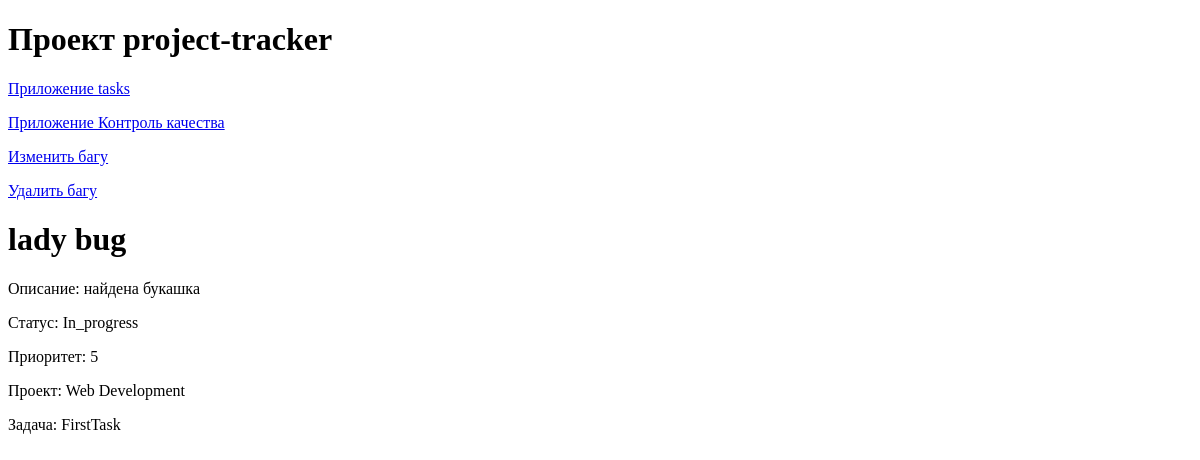
The page /quality_control/bugs/1/ on the database as committed earlier.
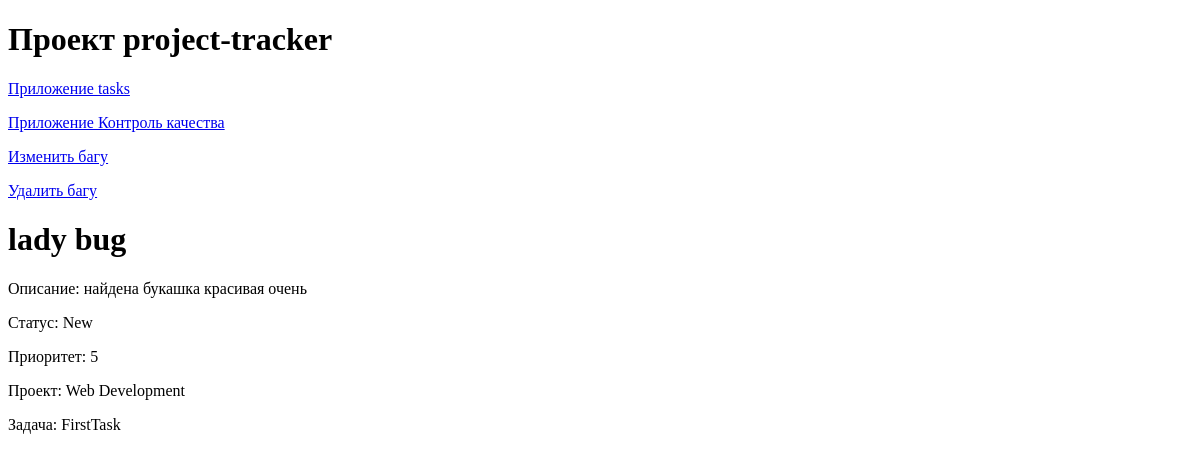
The same page on the database as committed later.
### quality_control/models.py (models this page shows)
class BugReport(models.Model):
    STATUS_CHOICES = [
        ('New', 'Новая'),
        ('In_progress', 'В работе'),
        ('Completed', 'Завершена')
    ]
    PRIORITY_CHOICES = [
        ('1', 'Пониженный'),
        ('2', 'Низкий'),
        ('3', 'Средний'),
        ('4', 'Повышенный'),
        ('5','Высокий')
    ]
    title = models.CharField(max_length=50)
    description = models.TextField()
    project = models.ForeignKey(
        Project,
        related_name='bugs',
        on_delete=models.CASCADE
    )
    task = models.ForeignKey(
        Task,
        related_name='bugs',
        on_delete=models.SET_NULL,
        null=True,
    )
    status = models.CharField(max_length=15, choices=STATUS_CHOICES, default='New')
    priority = models.CharField(max_length=15, choices=PRIORITY_CHOICES, default='3')
    created_at = models.DateTimeField(auto_now_add=True)
    updated_at = models.DateTimeField(auto_now=True)

### tasks/models.py (models this page shows, shortened)
class Project(models.Model):
    name = models.CharField(max_length=100)
    description = models.TextField()
    created_at = models.DateTimeField(auto_now_add=True)

class Task(models.Model):
    STATUS_CHOICES = [
        ('New', 'Новая'),
        ('In_progress', 'В работе'),
        ('Completed', 'Завершена')
    ]
    project = models.ForeignKey(
        Project,
        related_name='tasks',
        on_delete=models.CASCADE
    )
    name = models.CharField(max_length=100)
    description = models.TextField()
    created_at = models.DateTimeField(auto_now_add=True)
    updated_at = models.DateTimeField(auto_now=True)
    assignee = models.ForeignKey(
        User,
        related_name='tasks',
        on_delete=models.SET_NULL,
        null=True,
        blank=True
    )
    status = models.CharField(max_length=50, choices=STATUS_CHOICES, default='New')

### quality_control/views.py (the view)
# urls.py: path('bugs/<int:bug_id>/', views.BugDetailView.as_view(), name='bug_detail'),
class BugDetailView(DetailView):
    model = BugReport
    pk_url_kwarg = "bug_id"
    template_name = 'quality_control/bug_detail.html'

### quality_control/templates/quality_control/bug_detail.html
{% extends 'base/base.html' %}
{% block content %}
    <p><a href="{% url 'quality_control:update_bug' bugreport.id %}">Изменить багу</a></p>
    <p><a href="{% url 'quality_control:delete_bug' bugreport.id %}"onclick="return confirm('Вы уверены, что хотите удалить багу?');">Удалить багу</a></p>
    <h1>{{ bugreport.title }}</h1>
    <p>Описание: {{ bugreport.description }}</p>
    <p>Статус: {{ bugreport.status }} </p>
    <p>Приоритет: {{ bugreport.priority }} </p>
    <p>Проект: {{ bugreport.project.name }}</p>
    <p>Задача: {{ bugreport.task.name }}</p>
{% endblock %}

Rows that differ between the two databases and show on the page:
changed BugReport "lady bug": description "найдена букашка" → "найдена букашка красивая очень"; status "In_progress" → "New"
